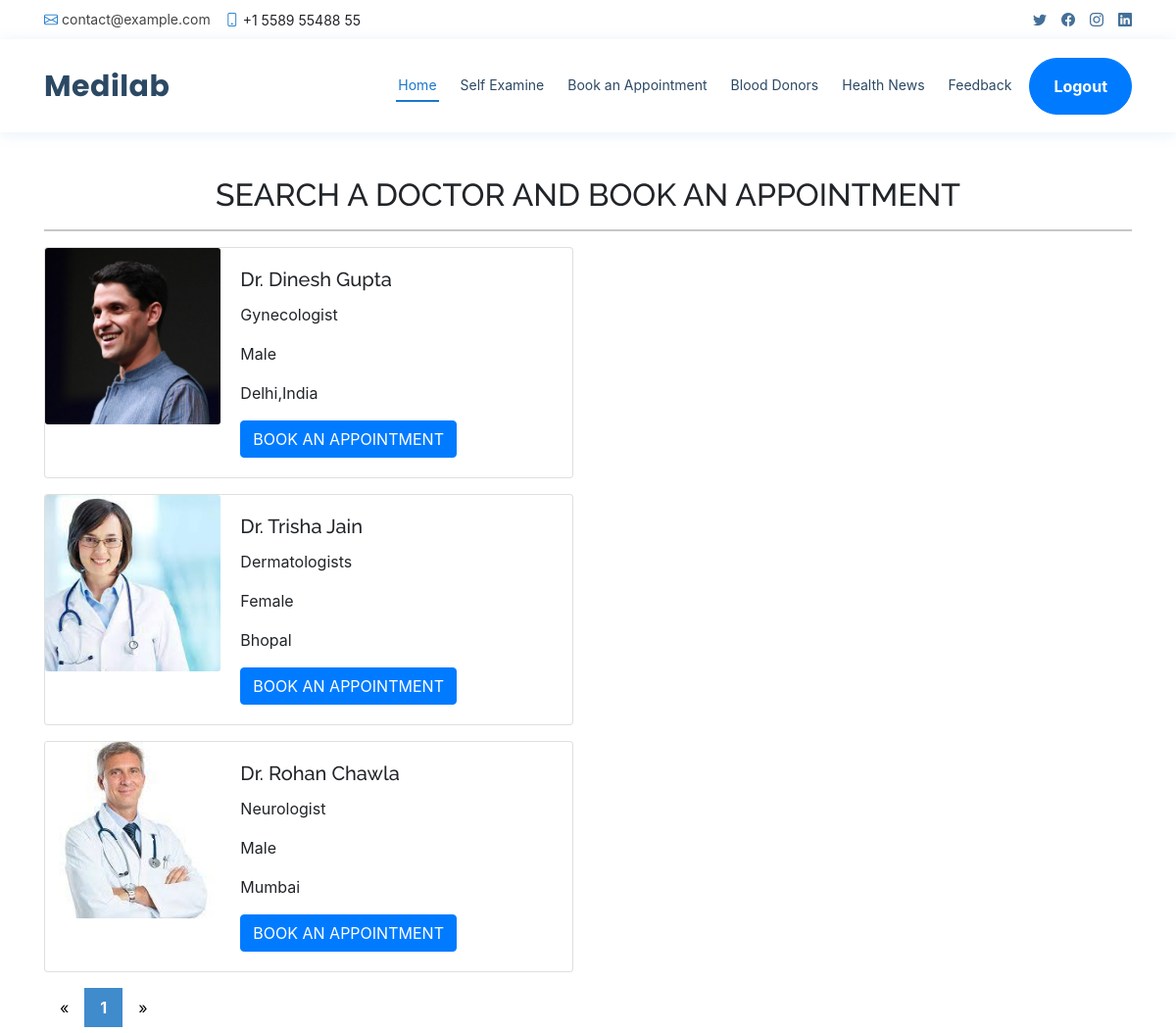
Screenshot of /doctor_search (signed in) with the database file from the repository.
### model/models.py (models this page shows, shortened)
class DoctorUser(models.Model):
    user = models.ForeignKey(User,on_delete=models.CASCADE)
    mobile = models.CharField(max_length=15,null=True)
    dob=models.DateField()
    image = models.FileField(null=True)
    gender = models.CharField(max_length=10,null=True)
    type = models.CharField(max_length=15,null=True)
    status = models.CharField(max_length=20,null=True)
    location=models.CharField(max_length=50,null=True)
    specialization=models.CharField(max_length=30,null=True)
    remarks=models.CharField(max_length=60,null=True)

### model/views.py (the view)
# urls.py: path('doctor_search',doctor_search,name="doctor_search"),
def doctor_search(request):
    if not request.user.is_authenticated:
        return redirect('user_login')
    doctor = DoctorUser.objects.all()
    print(doctor)
    paginator = Paginator(doctor, 3) # Show 25 contacts per page.
    page_number = request.GET.get('page')
    page_obj = paginator.get_page(page_number)
    return render(request, 'doctor_search.html', {'page_obj': page_obj})

### model/templates/doctor_search.html (shortened to what this page needs)
{% load static %}
{% block body %}
{% include 'user_navigation.html' %}
<div class="container ">
    <h2 class="text-center" style="margin-top: 180px;">SEARCH A DOCTOR AND BOOK AN APPOINTMENT</h2>
    <hr>
    {% for doctor in page_obj %}
    <div class="card mb-3" style="max-width: 540px;">
        <div class="row no-gutters">
          <div class="col-md-4">
            <img src="{{doctor.image.url}}" class="card-img" >
          </div>
          <div class="col-md-8">
            <div class="card-body">
              <h5 class="card-title">Dr. {{ doctor.user.first_name }} {{ doctor.user.last_name }}</h5>
              <p class="card-text">{{ doctor.specialization }}</p>
              <p class="card-text">{{ doctor.gender }}</p>
              <p class="card-text">{{ doctor.location }}</p>
              <a href="{% url 'doctor_details' doctor.id %}" class="card-text btn btn-primary">BOOK AN APPOINTMENT</a>
            </div>
          </div>
        </div>
      </div>
    {% endfor %}
<div class="pagination">
    <a href="?page=1">&laquo;</a>
    <a href="?page={{ page_obj.number }}" class="active">{{ page_obj.number }}</a>
    <a href="?page={{ page_obj.paginator.num_pages }}">&raquo;</a>
  </div>
</div>
{% endblock %}

### model/templates/user_navigation.html (shortened to what this page needs)
<!DOCTYPE html>
<html lang="en">
<head>
  <link href="../static/assets/vendor/fontawesome-free/css/all.min.css" rel="stylesheet">
  <link href="../static/assets/vendor/animate.css/animate.min.css" rel="stylesheet">
  <link href="../static/assets/vendor/bootstrap/css/bootstrap.min.css" rel="stylesheet">
  <link href="../static/assets/vendor/bootstrap-icons/bootstrap-icons.css" rel="stylesheet">
  <link href="../static/assets/vendor/boxicons/css/boxicons.min.css" rel="stylesheet">
  <link href="../static/assets/vendor/glightbox/css/glightbox.min.css" rel="stylesheet">
  <link href="../static/assets/vendor/remixicon/remixicon.css" rel="stylesheet">
  <link href="../static/assets/vendor/swiper/swiper-bundle.min.css" rel="stylesheet">
  <link href="../static/assets/css/style.css" rel="stylesheet">
    <link rel="stylesheet" href="https://maxcdn.bootstrapcdn.com/bootstrap/4.5.2/css/bootstrap.min.css">
</head>
<body>
  <div id="topbar" class="d-flex align-items-center fixed-top">
    <div class="container d-flex justify-content-between">
      <div class="contact-info d-flex align-items-center">
        <i class="bi bi-envelope"></i> <a href="mailto:contact@example.com">contact@example.com</a>
        <i class="bi bi-phone"></i> +1 5589 55488 55
      </div>
      <div class="d-none d-lg-flex social-links align-items-center">
        <a href="#" class="twitter"><i class="bi bi-twitter"></i></a>
        <a href="#" class="facebook"><i class="bi bi-facebook"></i></a>
        <a href="#" class="instagram"><i class="bi bi-instagram"></i></a>
        <a href="#" class="linkedin"><i class="bi bi-linkedin"></i></i></a>
      </div>
    </div>
  </div>
  <header id="header" class="fixed-top">
    <div class="container d-flex align-items-center">
      <h1 class="logo me-auto"><a href="index.html">Medilab</a></h1>
      <nav id="navbar" class="navbar order-last order-lg-0">
        <ul>
          <li><a class="nav-link scrollto active" href="/user_home">Home</a></li>
          <li><a class="nav-link scrollto" href="/self_examine">Self Examine</a></li>
          <li><a class="nav-link scrollto" href="/doctor_search">Book an Appointment</a></li>
          <li><a class="nav-link scrollto" href="#departments">Blood Donors</a></li>
          <li><a class="nav-link scrollto" href="/healthnews">Health News</a></li>
          <li><a class="nav-link scrollto" href="/feedback">Feedback</a></li>
        </ul>
      </nav>
      <a href="/Logout">
      <div class="dropdown">
        <button
        class="btn btn-default border border-primary rounded-pill border-5 pr-4 pl-4 pt-3 pb-3 bg-primary text-white" style="font-weight: bolder;" >Logout
        </button>
      </div>
    </a>
    </div>
  </header>
  </body>
</html>

### model/static/assets/css/style.css (style rules this page uses)
body { font-family: "Open Sans", sans-serif; color: #444444; }
a { color: #1977cc; text-decoration: none; }
h1, h2, h3, h4, h5, h6 { font-family: "Raleway", sans-serif; }
#topbar { background: #fff; height: 40px; font-size: 14px; transition: all 0.5s; z-index: 996; }
#topbar .contact-info a { line-height: 1; color: #444444; transition: 0.3s; }
#topbar .contact-info i { color: #1977cc; padding-right: 4px; margin-left: 15px; line-height: 0; }
#topbar .contact-info i:first-child { margin-left: 0; }
#topbar .social-links a { color: #437099; padding-left: 15px; display: inline-block; line-height: 1px; transition: 0.3s; }
#topbar .social-links a:first-child { border-left: 0; }
#header { background: #fff; transition: all 0.5s; z-index: 997; padding: 15px 0; top: 40px; box-shadow: 0px 2px 15px rgba(25, 119, 204, 0.1); }
#header .logo { font-size: 30px; margin: 0; padding: 0; line-height: 1; font-weight: 700; letter-spacing: 0.5px; font-family: "Poppins", sans-serif; }
#header .logo a { color: #2c4964; }
.navbar { padding: 0; }
.navbar ul { margin: 0; padding: 0; display: flex; list-style: none; align-items: center; }
.navbar li { position: relative; }
.navbar > ul > li { position: relative; white-space: nowrap; padding: 8px 0 8px 20px; }
.navbar a, .navbar a:focus { display: flex; align-items: center; justify-content: space-between; font-size: 14px; color: #2c4964; white-space: nowrap; transition: 0.3s; border-bottom: 2px solid #fff; padding: 5px 2px; }
.navbar a:hover, .navbar .active, .navbar .active:focus, .navbar li:hover > a { color: #1977cc; border-color: #1977cc; }

### model/templates/doctor_search.html (style rules this page uses)
.pagination { display: inline-block; }
.pagination a { color: black; float: left; padding: 8px 16px; text-decoration: none; transition: background-color .3s; }
.pagination a.active { background-color: #408bcc; color: white; font-weight: bold; }

### rows the page displays
DoctorUser: image (picture), user.first_name "Dinesh", user.last_name "Gupta", specialization "Gynecologist", gender "Male", location "Delhi,India"
DoctorUser: image (picture), user.first_name "Trisha", user.last_name "Jain", specialization "Dermatologists", gender "Female", location "Bhopal"
DoctorUser: image (picture), user.first_name "Rohan", user.last_name "Chawla", specialization "Neurologist", gender "Male", location "Mumbai"

### other values shown
{{ page_obj.number }} "1"
